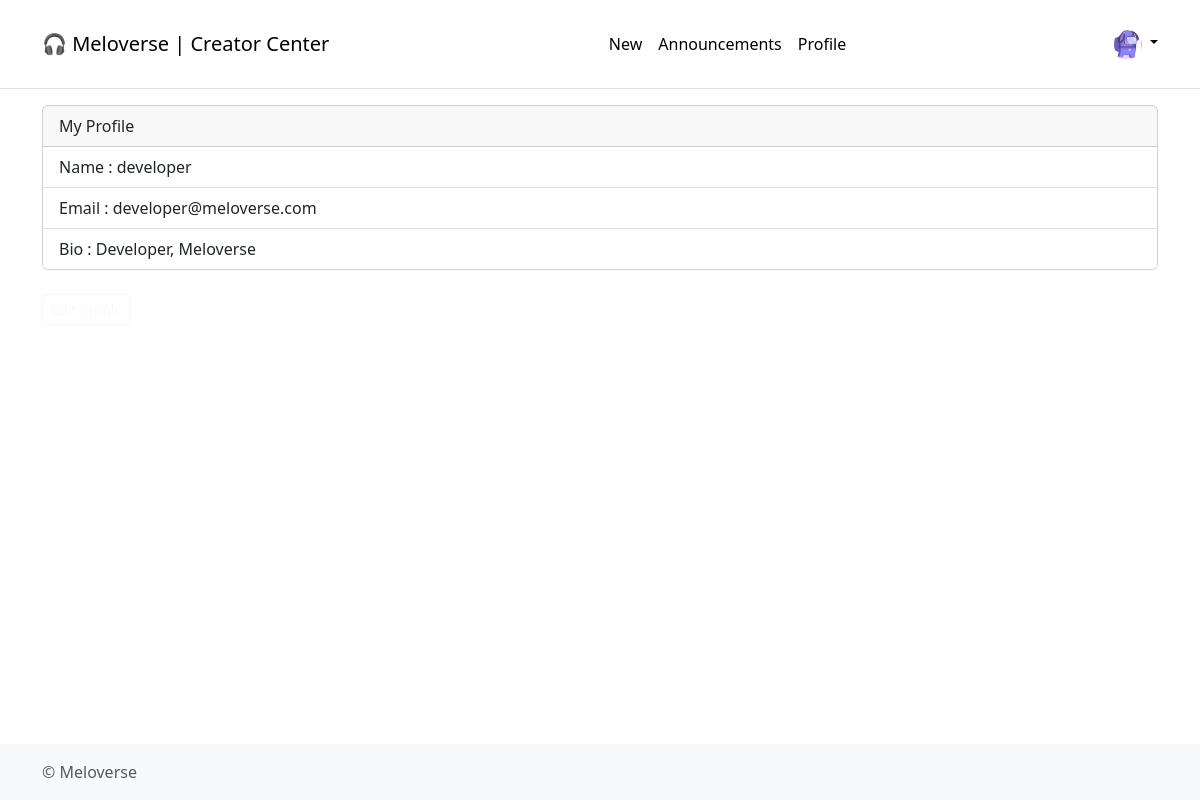
Screenshot of /creator_center/1/profile (signed in) with the database file from the repository.
### application/models.py (models this page shows)
class Users(UserMixin, db.Model):
    __tablename__ = "users"
    id = db.Column(db.Integer, primary_key=True, autoincrement=True)
    username = db.Column(db.String(80), nullable=False)
    email = db.Column(db.String(120), unique=True, nullable=False)
    password = db.Column(db.String(120), nullable=False)
    role = db.Column(db.String(120), nullable=False, default="user")
    date_joined = db.Column(db.Date)

class Creator(db.Model):
    __tablename__ = "creator"
    creator_id = db.Column(db.Integer, db.ForeignKey("users.id"), primary_key=True)
    creator_name = db.Column(db.String, db.ForeignKey("users.username"))
    creator_email = db.Column(db.String, db.ForeignKey("users.email"))
    bio = db.Column(db.String)
    no_of_singles = db.Column(db.Integer, default=0)
    no_of_albums = db.Column(db.Integer, default=0)
    songs_published = db.Column(db.Integer, default=0)
    followers = db.Column(db.Integer, default=0)

### application/app_controllers/users.py (the view)
@user.route("creator_center/<user>/profile", methods=["GET", "POST"])
@login_required
def profile(user):
    if request.form.get("edit_profile") == "True":
        return redirect(url_for("user.edit_profile", user=current_user.username))
    creator = Creator.query.filter_by(creator_id=current_user.id).first()
    return render_template("creator/profile.html", bio=creator.bio)

### application/app_controllers/auth.py (called while the page is built)
@login_manager.user_loader
def loader_user(user_id):
    return Users.query.get(user_id)

### templates/creator/profile.html (shortened to what this page needs)
{% extends 'creator/creator_center.html' %}
{% block body %}
<div class="container">
<div class="card">
    <div class="card-header">
      My Profile
    </div>
    <ul class="list-group list-group-flush">
      <li class="list-group-item">Name : {{ current_user.username }}</li>
      <li class="list-group-item">Email : {{ current_user.email }}</li>
      <li class="list-group-item">Bio : {{ bio }}</li>
    </ul>
</div>
<br>
<form method="post" id="edit_profile">
<button class="btn btn-outline-light btn-sm" type="submit" name="edit_profile" value="True">Edit profile</button>
</form>
</div>
{% endblock %}

### static/styles/headerfooter.css (style rules this page uses)
body { display: flex; flex-direction: column; min-height: 100vh; margin: 0; }

### rows the page displays
Users: username "developer", email "developer@meloverse.com"
Creator: bio "Developer, Meloverse"
